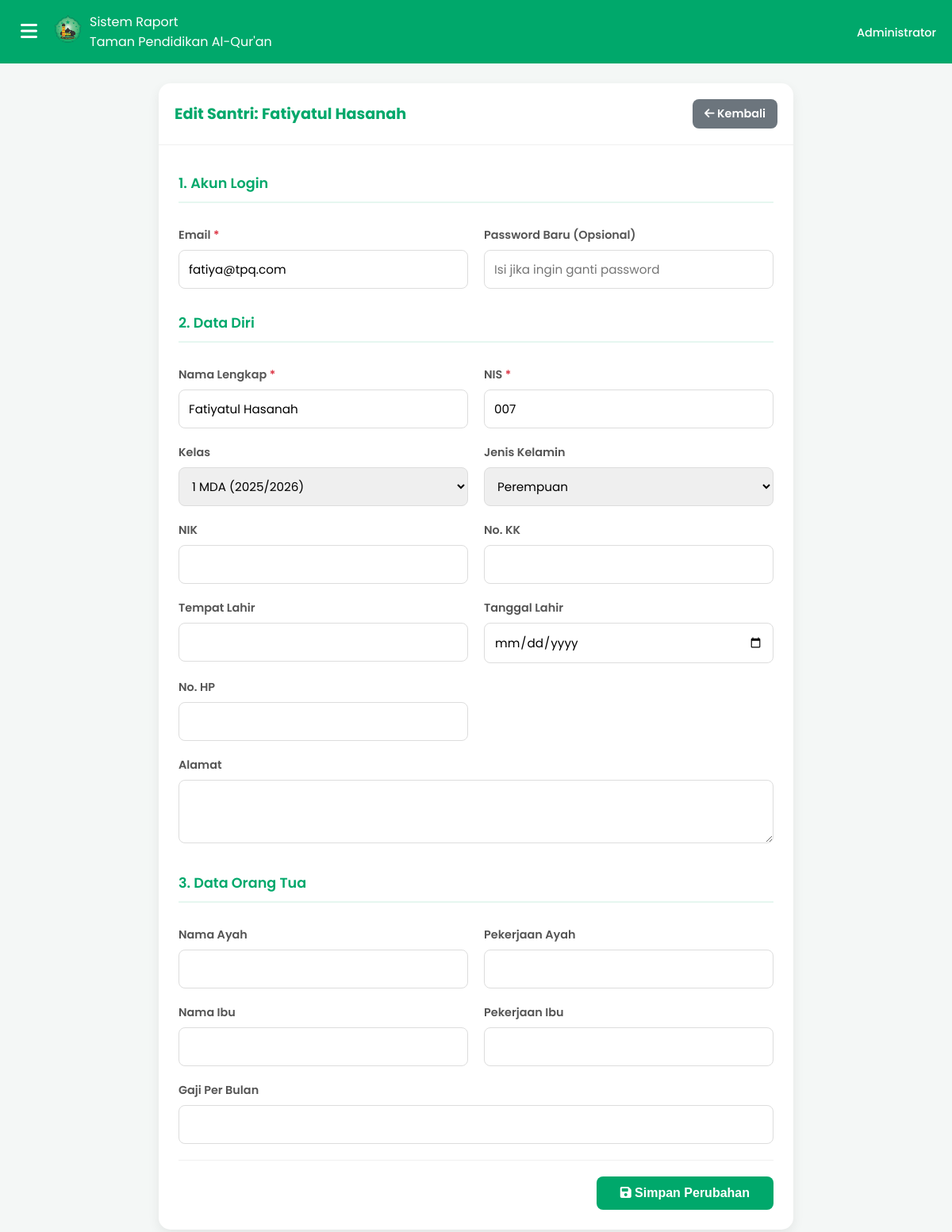
Page /admin/data_master/crud/edit_santri.php?id=14 (signed in) on the committed database.
### tables this page shows
CREATE TABLE `data_santri` (
  `id` int(11) NOT NULL,
  `user_id` int(11) NOT NULL,
  `id_kelas` int(11) DEFAULT NULL,
  `nama_lengkap` varchar(100) NOT NULL,
  `nis` varchar(50) DEFAULT NULL,
  `nama_wali` varchar(100) DEFAULT NULL,
  `no_telepon_wali` varchar(20) DEFAULT NULL,
  `alamat` text DEFAULT NULL,
  `nik` varchar(20) DEFAULT NULL,
  `no_kk` varchar(20) DEFAULT NULL,
  `jenis_kelamin` enum('Laki-laki','Perempuan') DEFAULT NULL,
  `tempat_lahir` varchar(100) DEFAULT NULL,
  `tanggal_lahir` date DEFAULT NULL,
  `no_hp` varchar(20) DEFAULT NULL,
  `nama_ayah` varchar(100) DEFAULT NULL,
  `pekerjaan_ayah` varchar(100) DEFAULT NULL,
  `nama_ibu` varchar(100) DEFAULT NULL,
  `pekerjaan_ibu` varchar(100) DEFAULT NULL,
  `gaji_per_bulan` varchar(50) DEFAULT NULL,
  `foto` varchar(255) DEFAULT NULL
);

CREATE TABLE `users` (
  `id` int(11) NOT NULL,
  `email` varchar(100) NOT NULL,
  `password` varchar(255) NOT NULL,
  `role` enum('admin','pengajar','santri') NOT NULL,
  `created_at` timestamp NOT NULL DEFAULT current_timestamp()
);

CREATE TABLE `kelas` (
  `id` int(11) NOT NULL,
  `id_pengajar` int(11) DEFAULT NULL,
  `nama_kelas` varchar(50) NOT NULL,
  `tahun_ajaran` varchar(20) DEFAULT NULL
);

### admin/data_master/crud/edit_santri.php (the view, shortened to what this page needs)
<?php
require '../../../koneksi.php';
$id_santri = $_GET['id'] ?? null;
$stmt = $koneksi->prepare("SELECT s.*, u.email FROM data_santri s JOIN users u ON s.user_id = u.id WHERE s.id = ?");
$stmt->bind_param("i", $id_santri);
$stmt->execute();
$result = $stmt->get_result();
$data = $result->fetch_assoc();
$list_kelas = [];
$res_kelas = $koneksi->query("SELECT id, nama_kelas, tahun_ajaran FROM kelas ORDER BY nama_kelas ASC");
while($row = $res_kelas->fetch_assoc()) {
    $list_kelas[] = $row;
}
?>
<!DOCTYPE html>
<html lang="id">
<head>
    <link rel="stylesheet" href="https://cdnjs.cloudflare.com/ajax/libs/font-awesome/6.5.1/css/all.min.css">
</head>
<body>
    <div class="main-content">
        <header class="header">
            <div class="header-left">
                <button class="hamburger-btn" id="hamburger-btn"><i class="fas fa-bars"></i></button>
                <div class="header-logo"><img src="../../../img/logo1.png" alt="Logo"></div>
                <div class="header-title">Sistem Raport<br>Taman Pendidikan Al-Qur'an</div>
            </div>
            <div class="header-right"><span>Administrator</span></div>
        </header>
        <main class="dashboard-area">
            <form action="" method="POST">
                <div class="card">
                    <div class="card-header">
                        <h3>Edit Santri: <?php echo htmlspecialchars($data['nama_lengkap']); ?></h3>
                        <a href="../data_santri.php" class="btn-kembali"><i class="fas fa-arrow-left"></i> Kembali</a>
                    </div>
                    <div class="card-body">
                        <div class="form-grid">
                            <div class="section-title">1. Akun Login</div>
                            <div class="form-group required">
                                <label>Email</label>
                                <input type="email" name="email" value="<?php echo htmlspecialchars($data['email']); ?>" required>
                            </div>
                            <div class="form-group">
                                <label>Password Baru (Opsional)</label>
                                <input type="password" name="password" placeholder="Isi jika ingin ganti password">
                            </div>
                            <div class="section-title">2. Data Diri</div>
                            <div class="form-group required">
                                <label>Nama Lengkap</label>
                                <input type="text" name="nama_lengkap" value="<?php echo htmlspecialchars($data['nama_lengkap']); ?>" required>
                            </div>
                            <div class="form-group required">
                                <label>NIS</label>
                                <input type="text" name="nis" value="<?php echo htmlspecialchars($data['nis']); ?>" required>
                            </div>
                            <div class="form-group">
                                <label>Kelas</label>
                                <select name="id_kelas">
                                    <?php foreach ($list_kelas as $k): ?>
                                        <option value="<?php echo $k['id']; ?>" <?php echo ($data['id_kelas'] == $k['id']) ? 'selected' : ''; ?>>
                                            <?php echo $k['nama_kelas'] . " (" . $k['tahun_ajaran'] . ")"; ?>
                                        </option>
                                    <?php endforeach; ?>
                                </select>
                            </div>
                            <div class="form-group">
                                <label>Jenis Kelamin</label>
                                <select name="jenis_kelamin">
                                    <option value="Perempuan" <?php echo ($data['jenis_kelamin'] == 'Perempuan') ? 'selected' : ''; ?>>Perempuan</option>
                                </select>
                            </div>
                            <div class="form-group">
                                <label>NIK</label>
                                <input type="text" name="nik" value="<?php echo htmlspecialchars($data['nik']); ?>">
                            </div>
                            <div class="form-group">
                                <label>No. KK</label>
                                <input type="text" name="no_kk" value="<?php echo htmlspecialchars($data['no_kk']); ?>">
                            </div>
                            <div class="form-group">
                                <label>Tempat Lahir</label>
                                <input type="text" name="tempat_lahir" value="<?php echo htmlspecialchars($data['tempat_lahir']); ?>">
                            </div>
                            <div class="form-group">
                                <label>Tanggal Lahir</label>
                                <input type="date" name="tanggal_lahir" value="<?php echo htmlspecialchars($data['tanggal_lahir']); ?>">
                            </div>
                            <div class="form-group">
                                <label>No. HP</label>
                                <input type="text" name="no_hp" value="<?php echo htmlspecialchars($data['no_hp']); ?>">
                            </div>
                            <div class="form-group form-full">
                                <label>Alamat</label>
                                <textarea name="alamat"><?php echo htmlspecialchars($data['alamat']); ?></textarea>
                            </div>
                            <div class="section-title">3. Data Orang Tua</div>
                            <div class="form-group">
                                <label>Nama Ayah</label>
                                <input type="text" name="nama_ayah" value="<?php echo htmlspecialchars($data['nama_ayah']); ?>">
                            </div>
                            <div class="form-group">
                                <label>Pekerjaan Ayah</label>
                                <input type="text" name="pekerjaan_ayah" value="<?php echo htmlspecialchars($data['pekerjaan_ayah']); ?>">
                            </div>
                            <div class="form-group">
                                <label>Nama Ibu</label>
                                <input type="text" name="nama_ibu" value="<?php echo htmlspecialchars($data['nama_ibu']); ?>">
                            </div>
                            <div class="form-group">
                                <label>Pekerjaan Ibu</label>
                                <input type="text" name="pekerjaan_ibu" value="<?php echo htmlspecialchars($data['pekerjaan_ibu']); ?>">
                            </div>
                            <div class="form-group form-full">
                                <label>Gaji Per Bulan</label>
                                <input type="text" name="gaji_per_bulan" value="<?php echo htmlspecialchars($data['gaji_per_bulan']); ?>">
                            </div>
                        </div>
                        <div class="form-footer">
                            <button type="submit" class="btn-simpan"><i class="fas fa-save"></i> Simpan Perubahan</button>
                        </div>
                    </div>
                </div>
            </form>
        </main>
    </div>
</body>
</html>

### admin/data_master/crud/edit_santri.php (style rules this page uses)
:root { --warna-hijau: #00a86b; --warna-hijau-muda: #e6f7f0; --warna-latar: #f4f7f6; --warna-teks: #333333; --warna-teks-abu: #555; --lebar-sidebar: 280px; }
body, html { margin: 0; padding: 0; font-family: 'Poppins', sans-serif; background-color: var(--warna-latar); box-sizing: border-box; }
*, *:before, *:after { box-sizing: inherit; }
.main-content { width: 100%; min-height: 100vh; }
.header { display: flex; align-items: center; justify-content: space-between; padding: 15px 20px; background-color: var(--warna-hijau); color: white; position: sticky; top: 0; z-index: 100; }
.header-left { display: flex; align-items: center; }
.hamburger-btn { font-size: 1.5rem; background: none; border: none; color: white; cursor: pointer; margin-right: 15px; }
.header-logo img { width: 35px; height: 35px; border-radius: 50%; margin-right: 10px; }
.header-right span { font-weight: 500; font-size: 0.9rem; }
.dashboard-area { padding: 25px 20px; }
.card { background-color: white; border-radius: 15px; box-shadow: 0 6px 15px rgba(0, 0, 0, 0.07); margin-bottom: 20px; overflow: hidden; max-width: 800px; margin: 0 auto 20px auto; }
.card-header { padding: 20px; border-bottom: 1px solid #f0f0f0; display: flex; justify-content: space-between; align-items: center; }
.card-header h3 { margin: 0; color: var(--warna-hijau); font-size: 1.2rem; }
.btn-kembali { background-color: #6c757d; color: white; text-decoration: none; padding: 8px 15px; border-radius: 8px; font-size: 0.9rem; font-weight: 600; transition: 0.3s; }
.card-body { padding: 25px; }
.form-grid { display: grid; grid-template-columns: 1fr; gap: 15px; }
@media (min-width: 768px) { .form-grid { grid-template-columns: 1fr 1fr; gap: 20px; } }
.form-group { margin-bottom: 0; }
.form-group label { display: block; font-weight: 600; color: var(--warna-teks-abu); margin-bottom: 8px; font-size: 0.9rem; }
.form-group.required label::after { content: ' *'; color: #dc3545; }
.form-group input, .form-group select, .form-group textarea { width: 100%; padding: 12px; border: 1px solid #ddd; border-radius: 8px; font-size: 0.95rem; box-sizing: border-box; font-family: 'Poppins', sans-serif; }
.form-group textarea { min-height: 80px; resize: vertical; }
.form-full { grid-column: 1 / -1; }
.section-title { grid-column: 1 / -1; color: var(--warna-hijau); border-bottom: 2px solid var(--warna-hijau-muda); padding-bottom: 10px; margin-top: 10px; margin-bottom: 10px; font-size: 1.1rem; font-weight: 600; }
.form-footer { padding-top: 20px; margin-top: 20px; border-top: 1px solid #f0f0f0; text-align: right; }
.btn-simpan { background-color: var(--warna-hijau); color: white; padding: 12px 30px; border: none; border-radius: 8px; font-weight: 600; cursor: pointer; font-size: 1rem; width: auto; transition: 0.3s; }

### rows in the picture
data_santri: nama_lengkap "Fatiyatul Hasanah", email "fatiya@tpq.com", nis "007", id_kelas "1 MDA (2025/2026)", jenis_kelamin "Perempuan"
